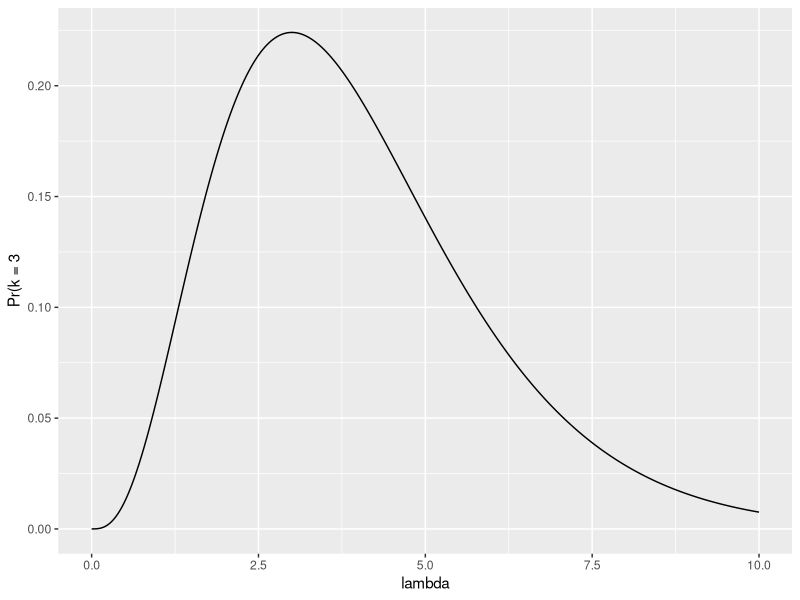
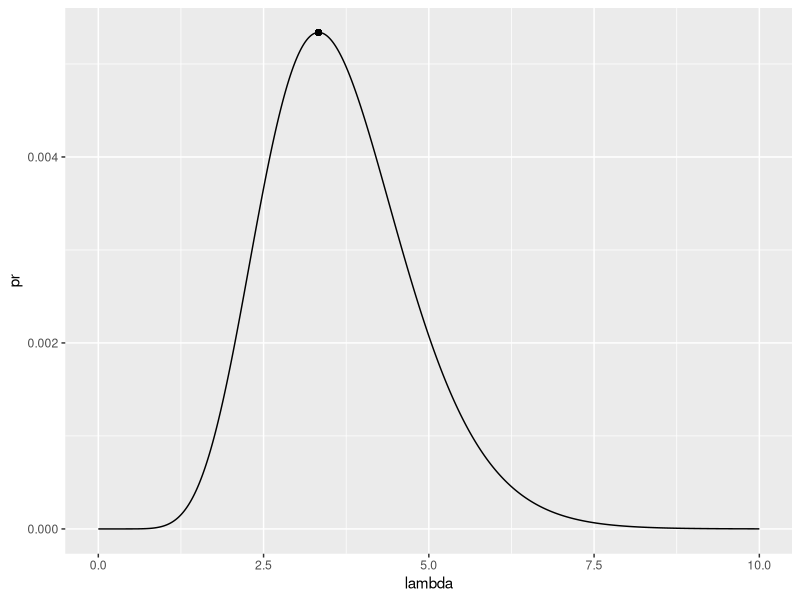

Write R code to recreate these figures, in order.
#' ---
#' title: "Set 12"
#' output: html_document
#' date: 2023-11-07
#' author: Jenna Jordan
#' ---

#+ message = FALSE, warning = FALSE
library(tidyverse)

#calculate the probability of y = 3
#with lambda = 3.5

dpois(3, lambda = 3.5)

#use formula to confirm
(p <- (3.5^3 * exp(-3.5)) / factorial(3))

#possible lambda values
lambda <- seq(0, 10, by = 0.01)

df_pr <- tibble(y = 3,
                lambda = lambda,
                pr = dpois(3, lambda = lambda)) #pr = probability
df_pr

#draw figure, y = pr, x = lambda 
## shows what value of lambda best represents the data

df_pr %>%
  ggplot(aes(x = lambda,
         y = pr)) +
  geom_line() + 
  labs(y = "Pr(k = 3")

#find best value
df_pr %>%
  arrange(desc(pr)) #arranges values to show highest value (at peak)
                    #best value is when lambda = 3

#calculate probability of observing y = c(3, 2, 5)

pr <- dpois(c(3, 2, 5), lambda = 3) #probability of observing each data point seperately 

prod(pr) #likelihood of observing all three data points

# find the best lambda for y = c(3, 2, 5)

likelihood <- NULL
for (i in 1:length(lambda)) {
  pr0 <- dpois(c(3, 2, 5), lambda = lambda[i])
  likelihood[i] <- prod(pr0)
}


df_pr2 <- tibble(lambda = lambda, pr = likelihood) 
df_pr2

df_pr2 %>%
  ggplot(aes(x = lambda,
             y = pr)) +
  geom_line() +
  geom_point(y = 0.00534, x = 3.33)

df_pr2 %>%
  arrange(desc(pr))

#find the pest value of lambda using df_pr2


df_pr2 %>%
  arrange(desc(pr)) %>%
  slice(1) %>%    #retrieves row 1
  pull(lambda)

mean(c(3, 2, 5))

#shows that sammple mean and liklihood are extremely similar